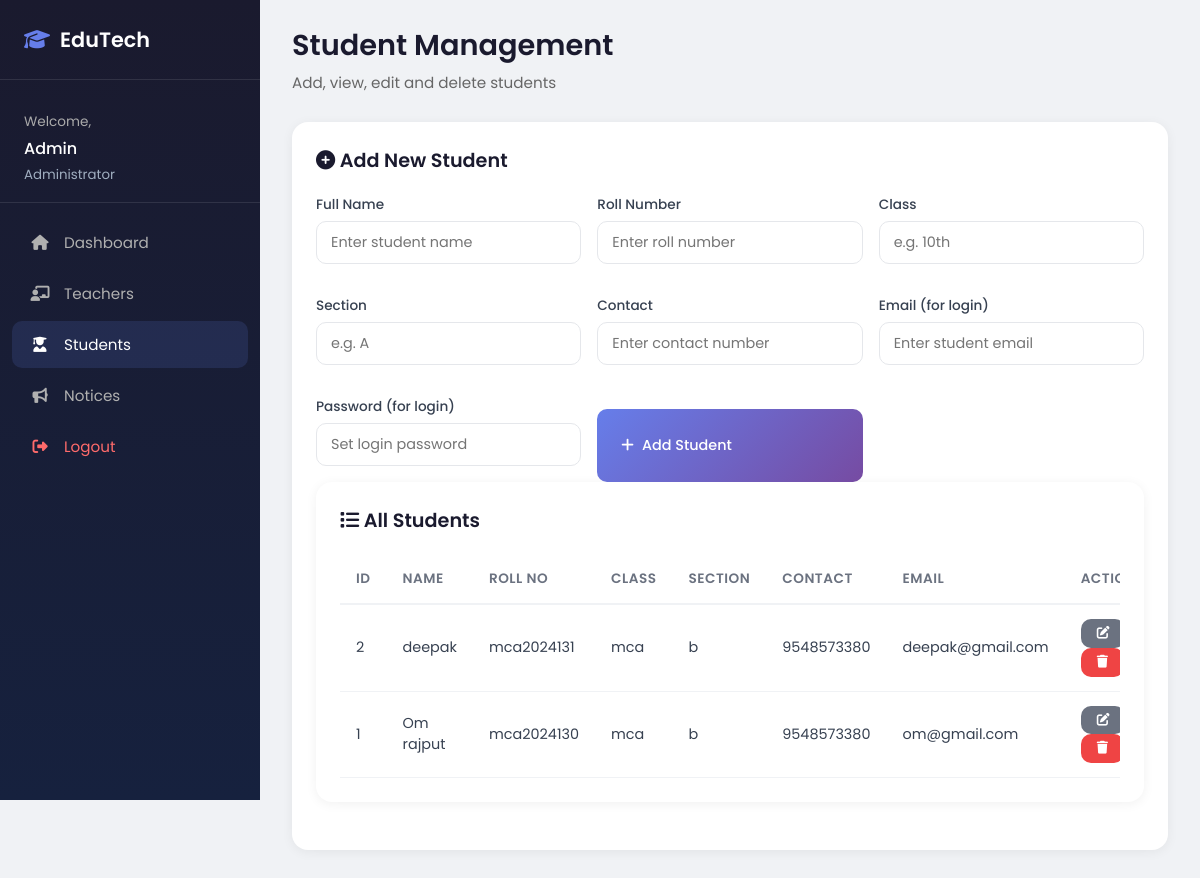
/admin/students (signed in), run on the app's committed database.
### tables this page shows
CREATE TABLE students (
                id INTEGER PRIMARY KEY AUTOINCREMENT,
                name TEXT NOT NULL,
                roll_no TEXT UNIQUE NOT NULL,
                class TEXT NOT NULL,
                section TEXT NOT NULL,
                contact TEXT,
                email TEXT
            );

### app.py (the view, shortened to what this page needs)
@app.route('/admin/students', methods=['GET', 'POST'])
@login_required(role='admin')
def admin_students():
    db = get_db()
    students = db.execute("SELECT * FROM students ORDER BY id DESC").fetchall()
    return render_template('admin_students.html', students=students)

### app.py (called while the page is built, shortened)
def get_db():
    db = getattr(g, '_database', None)
    if db is None:
        db = g._database = sqlite3.connect(DATABASE)
        db.row_factory = sqlite3.Row
    return db

@app.teardown_appcontext
def close_connection(exception):
    db = getattr(g, '_database', None)
    if db is not None:
        db.close()

def login_required(role=None):
    def decorator(f):
        @wraps(f)
        def decorated_function(*args, **kwargs):
            if role and session.get('role') != role:
                flash('Unauthorized access', 'error')
                return redirect(url_for('home'))
            return f(*args, **kwargs)
        return decorated_function
    return decorator

### templates/admin_students.html (shortened to what this page needs)
{% extends "base_admin.html" %}
{% block content %}
<div class="page-header">
    <h1>Student Management</h1>
    <p>Add, view, edit and delete students</p>
</div>
<div class="card">
    <div class="card-header">
        <h2><i class="fas fa-plus-circle"></i> Add New Student</h2>
    </div>
    <form action="/admin/students" method="POST">
        <div class="form-grid">
            <div class="form-group">
                <label>Full Name</label>
                <input type="text" name="name" placeholder="Enter student name" required>
            </div>
            <div class="form-group">
                <label>Roll Number</label>
                <input type="text" name="roll_no" placeholder="Enter roll number" required>
            </div>
            <div class="form-group">
                <label>Class</label>
                <input type="text" name="class" placeholder="e.g. 10th" required>
            </div>
            <div class="form-group">
                <label>Section</label>
                <input type="text" name="section" placeholder="e.g. A" required>
            </div>
            <div class="form-group">
                <label>Contact</label>
                <input type="text" name="contact" placeholder="Enter contact number">
            </div>
            <div class="form-group">
                <label>Email (for login)</label>
                <input type="email" name="email" placeholder="Enter student email" required>
            </div>
            <div class="form-group">
                <label>Password (for login)</label>
                <input type="text" name="password" placeholder="Set login password" required>
            </div>
        <button type="submit" class="btn btn-primary" style="margin-top: 12px;"><i class="fas fa-plus"></i> Add Student</button>
    </form>
</div>
<div class="card">
    <div class="card-header">
        <h2><i class="fas fa-list"></i> All Students</h2>
    </div>
    <div class="table-responsive">
        <table>
            <thead>
                <tr>
                    <th>ID</th>
                    <th>Name</th>
                    <th>Roll No</th>
                    <th>Class</th>
                    <th>Section</th>
                    <th>Contact</th>
                    <th>Email</th>
                    <th>Actions</th>
                </tr>
            </thead>
            <tbody>
                {% for student in students %}
                <tr>
                    <td>{{ student.id }}</td>
                    <td>{{ student.name }}</td>
                    <td>{{ student.roll_no }}</td>
                    <td>{{ student.class }}</td>
                    <td>{{ student.section }}</td>
                    <td>{{ student.contact or '-' }}</td>
                    <td>{{ student.email or '-' }}</td>
                    <td>
                        <button class="btn btn-sm btn-secondary" onclick="openEditModal({{ student.id }}, '{{ student.name }}', '{{ student.roll_no }}', '{{ student.class }}', '{{ student.section }}', '{{ student.contact or '' }}', '{{ student.email or '' }}')"><i class="fas fa-edit"></i></button>
                        <a href="/admin/students/delete/{{ student.id }}" class="btn btn-sm btn-danger" onclick="return confirm('Delete this student?')"><i class="fas fa-trash"></i></a>
                    </td>
                </tr>
                {% else %}
                <tr>
                    <td colspan="8" style="text-align: center; color: #666;">No students found.</td>
                </tr>
                {% endfor %}
            </tbody>
        </table>
    </div>
{% endblock %}

### templates/base_admin.html (shortened to what this page needs)
<!DOCTYPE html>
<html lang="en">
<head>
    <link rel="stylesheet" href="https://cdnjs.cloudflare.com/ajax/libs/font-awesome/6.4.2/css/all.min.css">
    <link rel="stylesheet" href="{{ url_for('static', filename='css/dashboard.css') }}">
</head>
<body>
    <aside class="sidebar">
        <div class="sidebar-brand">
            <h2><i class="fas fa-graduation-cap"></i> EduTech</h2>
        </div>
        <div class="sidebar-user">
            <p>Welcome,</p>
            <h4>{{ session.get('user_name', 'Admin') }}</h4>
            <small style="color: #a0aec0;">Administrator</small>
        </div>
        <ul class="sidebar-menu">
            <li><a href="/admin/dashboard" class="{% if request.path == '/admin/dashboard' %}active{% endif %}">
                <i class="fas fa-home"></i> Dashboard
            </a></li>
            <li><a href="/admin/teachers" class="{% if request.path == '/admin/teachers' %}active{% endif %}">
                <i class="fas fa-chalkboard-teacher"></i> Teachers
            </a></li>
            <li><a href="/admin/students" class="{% if request.path == '/admin/students' %}active{% endif %}">
                <i class="fas fa-user-graduate"></i> Students
            </a></li>
            <li><a href="/admin/notices" class="{% if request.path == '/admin/notices' %}active{% endif %}">
                <i class="fas fa-bullhorn"></i> Notices
            </a></li>
            <li class="logout"><a href="/logout">
                <i class="fas fa-sign-out-alt"></i> Logout
            </a></li>
        </ul>
    </aside>
    <main class="main-content">
        {% block content %}{% endblock %}
    </main>
</body>
</html>

### static/css/dashboard.css (style rules this page uses)
* { margin: 0; padding: 0; box-sizing: border-box; }
body { font-family: 'Poppins', sans-serif; background: #f0f2f5; color: #333; }
.sidebar { position: fixed; top: 0; left: 0; width: 260px; height: 100vh; background: linear-gradient(180deg, #1a1a2e 0%, #16213e 100%); color: #fff; padding: 24px 0; overflow-y: auto; z-index: 1000; transition: all 0.3s ease; }
.sidebar-brand { padding: 0 24px 24px; border-bottom: 1px solid rgba(255,255,255,0.1); margin-bottom: 16px; }
.sidebar-brand h2 { font-size: 1.3rem; font-weight: 600; display: flex; align-items: center; gap: 10px; }
.sidebar-brand h2 i { color: #667eea; }
.sidebar-user { padding: 16px 24px; border-bottom: 1px solid rgba(255,255,255,0.1); margin-bottom: 16px; }
.sidebar-user p { font-size: 0.85rem; color: #aaa; }
.sidebar-user h4 { font-size: 1rem; font-weight: 500; margin-top: 4px; }
.sidebar-menu { list-style: none; padding: 0 12px; }
.sidebar-menu li { margin-bottom: 4px; }
.sidebar-menu a { display: flex; align-items: center; gap: 12px; padding: 12px 16px; color: #b0b0b0; text-decoration: none; border-radius: 10px; transition: all 0.3s ease; font-size: 0.95rem; }
.sidebar-menu a:hover, .sidebar-menu a.active { background: rgba(102, 126, 234, 0.15); color: #fff; }
.sidebar-menu a i { width: 24px; text-align: center; }
.sidebar-menu .logout a { color: #ff6b6b; }
.main-content { margin-left: 260px; padding: 24px 32px; min-height: 100vh; }
.page-header { margin-bottom: 28px; }
.page-header h1 { font-size: 1.8rem; font-weight: 600; color: #1a1a2e; }
.page-header p { color: #666; font-size: 0.95rem; margin-top: 4px; }
.btn { display: inline-flex; align-items: center; gap: 8px; padding: 12px 24px; border: none; border-radius: 10px; font-family: 'Poppins', sans-serif; font-size: 0.9rem; font-weight: 500; cursor: pointer; text-decoration: none; transition: all 0.3s ease; }
.btn-primary { background: linear-gradient(135deg, #667eea 0%, #764ba2 100%); color: #fff; }
.btn-danger { background: #ef4444; color: #fff; }
.btn-secondary { background: #6b7280; color: #fff; }
.btn-sm { padding: 8px 16px; font-size: 0.8rem; }
.card { background: #fff; border-radius: 16px; padding: 24px; box-shadow: 0 2px 12px rgba(0,0,0,0.06); margin-bottom: 24px; }
.card-header { display: flex; justify-content: space-between; align-items: center; margin-bottom: 20px; }
.card-header h2 { font-size: 1.2rem; font-weight: 600; color: #1a1a2e; }
.table-responsive { overflow-x: auto; }
table { width: 100%; border-collapse: collapse; }
thead th { text-align: left; padding: 14px 16px; font-size: 0.85rem; font-weight: 600; color: #6b7280; text-transform: uppercase; letter-spacing: 0.5px; border-bottom: 2px solid #f0f2f5; }
tbody td { padding: 14px 16px; font-size: 0.9rem; color: #374151; border-bottom: 1px solid #f0f2f5; }
.form-grid { display: grid; grid-template-columns: repeat(auto-fit, minmax(240px, 1fr)); gap: 16px; }
.form-group { margin-bottom: 16px; }
.form-group label { display: block; font-size: 0.85rem; font-weight: 500; color: #374151; margin-bottom: 6px; }
.form-group input, .form-group select, .form-group textarea { width: 100%; padding: 10px 14px; border: 1px solid #e5e7eb; border-radius: 10px; font-family: 'Poppins', sans-serif; font-size: 0.9rem; transition: all 0.3s ease; background: #fff; }

### data on the page
students: id "2", name "deepak", roll_no "mca2024131", class "mca", section "b", contact "9548573380", email "deepak@gmail.com"
students: id "1", name "Om rajput", roll_no "mca2024130", class "mca", section "b", contact "9548573380", email "om@gmail.com"

### other printed values
{{ session.get('user_name', 'Admin') }} "Admin"
